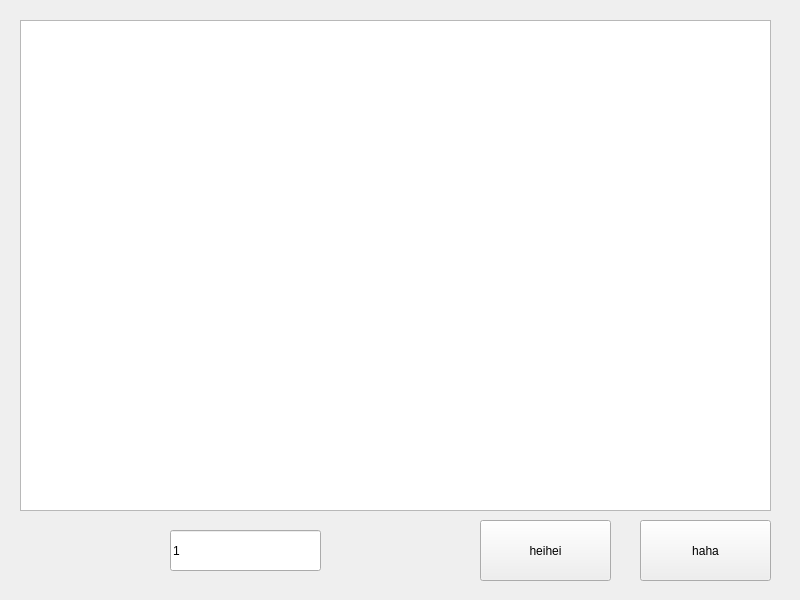
<?xml version="1.0" encoding="UTF-8"?>
<ui version="4.0">
 <class>Csp</class>
 <widget class="QWidget" name="Csp">
  <property name="geometry">
   <rect>
    <x>0</x>
    <y>0</y>
    <width>800</width>
    <height>600</height>
   </rect>
  </property>
  <property name="windowTitle">
   <string>Csp</string>
  </property>
  <widget class="QTextEdit" name="textEdit">
   <property name="geometry">
    <rect>
     <x>20</x>
     <y>20</y>
     <width>751</width>
     <height>491</height>
    </rect>
   </property>
  </widget>
  <widget class="QPushButton" name="pushButton">
   <property name="geometry">
    <rect>
     <x>480</x>
     <y>520</y>
     <width>131</width>
     <height>61</height>
    </rect>
   </property>
   <property name="text">
    <string>heihei</string>
   </property>
  </widget>
  <widget class="QLineEdit" name="lineEdit">
   <property name="geometry">
    <rect>
     <x>170</x>
     <y>530</y>
     <width>151</width>
     <height>41</height>
    </rect>
   </property>
   <property name="text">
    <string>1</string>
   </property>
  </widget>
  <widget class="QPushButton" name="pushButton_2">
   <property name="geometry">
    <rect>
     <x>640</x>
     <y>520</y>
     <width>131</width>
     <height>61</height>
    </rect>
   </property>
   <property name="text">
    <string>haha</string>
   </property>
  </widget>
 </widget>
 <resources/>
 <connections/>
</ui>
